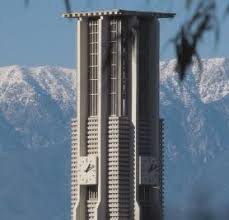
#> input picture EE 146 - Computer Vision/Lab 8 - SIFT/bell-tower.jpeg, 229 x 220 px
$ python lab8.py
#> lines starting #> are read from the running program, lines starting #| are printed output that depends on the picture
import numpy as np
import cv2 as cv
import matplotlib.pyplot as plt
import time
def sift_image(img1, img2):
    start = time.time()

    sift = cv.SIFT_create()
    kp1, des1 = sift.detectAndCompute(img1,None)
    kp2, des2 = sift.detectAndCompute(img2,None)
    bf = cv.BFMatcher()
    matches = bf.knnMatch(des1,des2,k=2)
    good = []
    for m,n in matches:
        if m.distance < 0.75*n.distance:
            good.append([m])

    img3 = cv.drawMatchesKnn(img1,kp1,img2,kp2,good,None,flags=cv.DrawMatchesFlags_NOT_DRAW_SINGLE_POINTS)
    end = time.time()
    print(str(end - start) + " seconds")
    plt.imshow(img3),plt.show()

#original
og = cv.imread('bell-tower.jpeg',cv.IMREAD_GRAYSCALE)
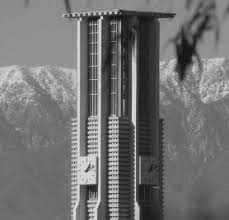
#> og: shape (220, 229); min 11, max 236, mean 112.6
img = cv.imread('bell-tower.jpeg',cv.IMREAD_GRAYSCALE)
sift_image(og,img)
#> in sift_image, `kp1, des1 = sift.detectAndCompute(img1,None)`: kp1 = 380 keypoints; strongest (x, y, size): (86, 171, 1.9), (137, 208, 4.9), (89, 190, 8.9), (136, 204, 2.9)
#> in sift_image, `kp2, des2 = sift.detectAndCompute(img2,None)`: kp2 has the same summary as kp1
#> in sift_image, `matches = bf.knnMatch(des1,des2,k=2)`: matches = 380 matches

#scale
img = cv.resize(og, (500, 500))
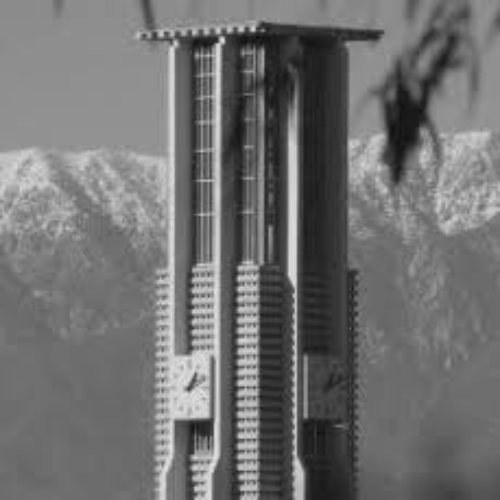
#> img: shape (500, 500); min 11, max 234, mean 112.5
sift_image(og,img)
#> in sift_image (call 2), `kp2, des2 = sift.detectAndCompute(img2,None)`: kp2 = 1076 keypoints; strongest (x, y, size): (222, 40, 4.1), (193, 431, 19.9), (253, 29, 3.9), (189, 388, 4.9)
#> after the loop in sift_image (call 2), `for m,n in matches:`: good = 198 matches

#rotate
height, width = og.shape[:2]
#> height = 220; width = 229
angle = 45
rotation_matrix = cv.getRotationMatrix2D((width / 2, height / 2), angle, 1)
rotated_image = cv.warpAffine(og, rotation_matrix, (width, height))
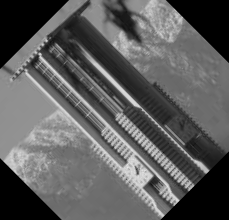
#> rotated_image: shape (220, 229); min 0, max 229, mean 92.5
sift_image(og,rotated_image)
#> in sift_image (call 3), `kp2, des2 = sift.detectAndCompute(img2,None)`: kp2 = 442 keypoints; strongest (x, y, size): (206, 170, 4.2), (177, 200, 2.4), (175, 200, 5.8), (135, 104, 4.2)
#> after the loop in sift_image (call 3), `for m,n in matches:`: good = 206 matches

#contrast (illumination)
img = cv.convertScaleAbs(og, 1.2, 3)
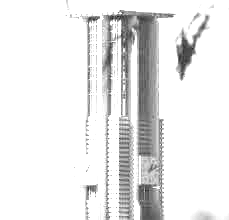
#> img: shape (220, 229); min 33, max 255, mean 233.1
sift_image(og,img)
#> in sift_image (call 4), `kp2, des2 = sift.detectAndCompute(img2,None)`: kp2 = 222 keypoints; strongest (x, y, size): (185, 53, 13.2), (91, 188, 6.4), (203, 27, 4.3), (111, 17, 4.2)
#> after the loop in sift_image (call 4), `for m,n in matches:`: good = 25 matches
#> in sift_image (call 4), `img3 = cv.drawMatchesKnn(img1,kp1,img2,kp2,good,None,flags=cv.DrawMatc..`:
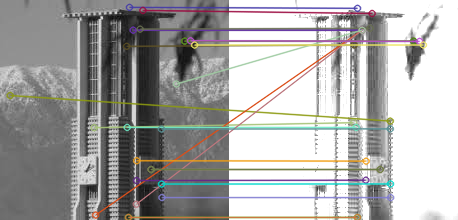
#> img3: shape (220, 458, 3); mean of channels 0, 1, 2 167.7, 169, 169.9; drawn as B, G, R

#occlusion
img = cv.rectangle(og, (100,100), (200,200), (0,0,0), -1)
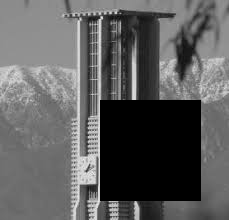
#> img: shape (220, 229); min 0, max 236, mean 93.8
sift_image(og,img)
#> in sift_image (call 5), `kp1, des1 = sift.detectAndCompute(img1,None)`: kp1 = 285 keypoints; strongest (x, y, size): (134, 97, 4), (136, 203, 2.8), (86, 171, 1.9), (86, 168, 21.1)
#> in sift_image (call 5), `kp2, des2 = sift.detectAndCompute(img2,None)`: kp2 has the same summary as kp1
#> in sift_image (call 5), `matches = bf.knnMatch(des1,des2,k=2)`: matches = 285 matches
#> in sift_image (call 5), `img3 = cv.drawMatchesKnn(img1,kp1,img2,kp2,good,None,flags=cv.DrawMatc..`:
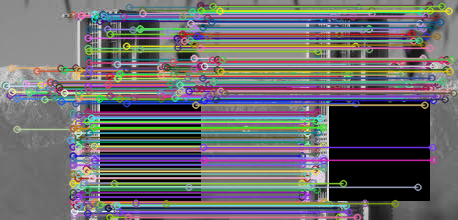
#> img3: shape (220, 458, 3); mean of channels 0, 1, 2 108.3, 105.2, 107.1; drawn as B, G, R
